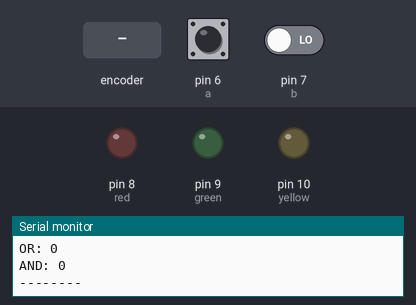
Bench run of a sketch on a simulated Arduino Uno, built with avr-gcc and run on an emulated ATmega328P. Parts: output pins drawn as LEDs (lit = HIGH), the last lines printed to the serial monitor. The test bench sets the inputs (shaded band); at power-on: pin 6 (a) HIGH, pin 7 (b) LOW.

Above: at 0.05 s.
At 1.2 s:
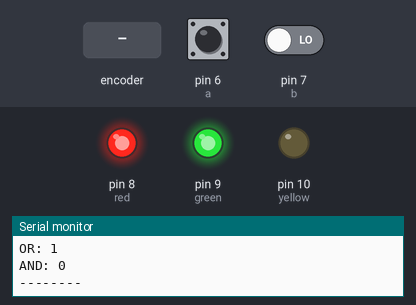
1.3 s: rotary encoder on pin 6 (a) / pin 7 (b) turned 3 steps (first pin leading)
At 2.7 s:
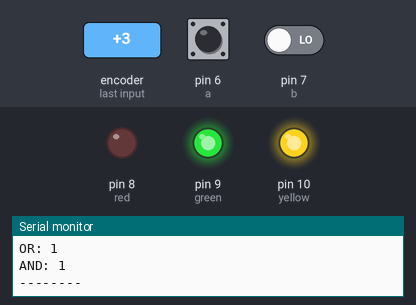
Timing chart, 0 to 4.3 s (numbered marks = the images above; inputs shaded):
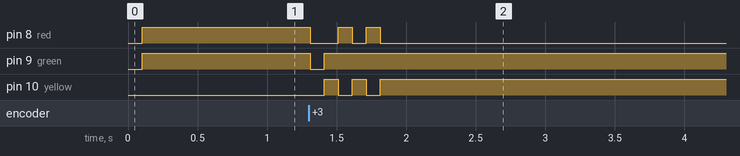

Measured:
- after the input at 1.3 s, pin 8 (red): goes LOW 0.20 s, HIGH 0.10 s, LOW 0.10 s, HIGH 0.10 s, then LOW, starting at once; pin 9 (green): HIGH → LOW at once, → HIGH 0.10 s later; pin 10 (yellow): alternates HIGH for 0.10 s and LOW for 0.10 s, 5 changes in all, then stays HIGH, starting after 0.11 s

The sketch:

Ex5.ino
```cpp
int a = 6;
int b = 7;
int red = 8;
int green = 9;
int yellow = 10;

bool andLogic, orLogic, xorLogic, aState = false, bState = false;

String ledState;


void setup() {

    for(int i = 6; i <= 7; i++){
        pinMode(i, INPUT);
    }

    for(int i = 8; i <= 10; i++){
        pinMode(i, OUTPUT);
    }

    Serial.begin(9600);

}

void loop() {

    printState();

  	aState = digitalRead(a);
  	bState = digitalRead(b);

    if(!aState && !bState){
        andLogic = false;
        orLogic = false;
        xorLogic = false;
    } else if(aState && !bState || !aState && bState){
        andLogic = false;
        orLogic = true;
        xorLogic = true;
    } else if(aState && bState){
        andLogic = true;
        orLogic = true;
        xorLogic = false;
    }

  	controlLed(andLogic, orLogic, xorLogic);

}

void controlLed(bool aLogic, bool oLogic, bool xLogic){

    digitalWrite(yellow, aLogic);
    digitalWrite(green, oLogic);
    digitalWrite(red, xLogic);

}

void printState() {

  	Serial.println("--------");

    ledState = String(digitalRead(red));
    Serial.println("XOR: " + ledState);

    ledState = String(digitalRead(green));
    Serial.println("OR: " + ledState);

    ledState = String(digitalRead(yellow));
    Serial.println("AND: " + ledState);

  	Serial.println("--------");

  	delay(100);

}
```
